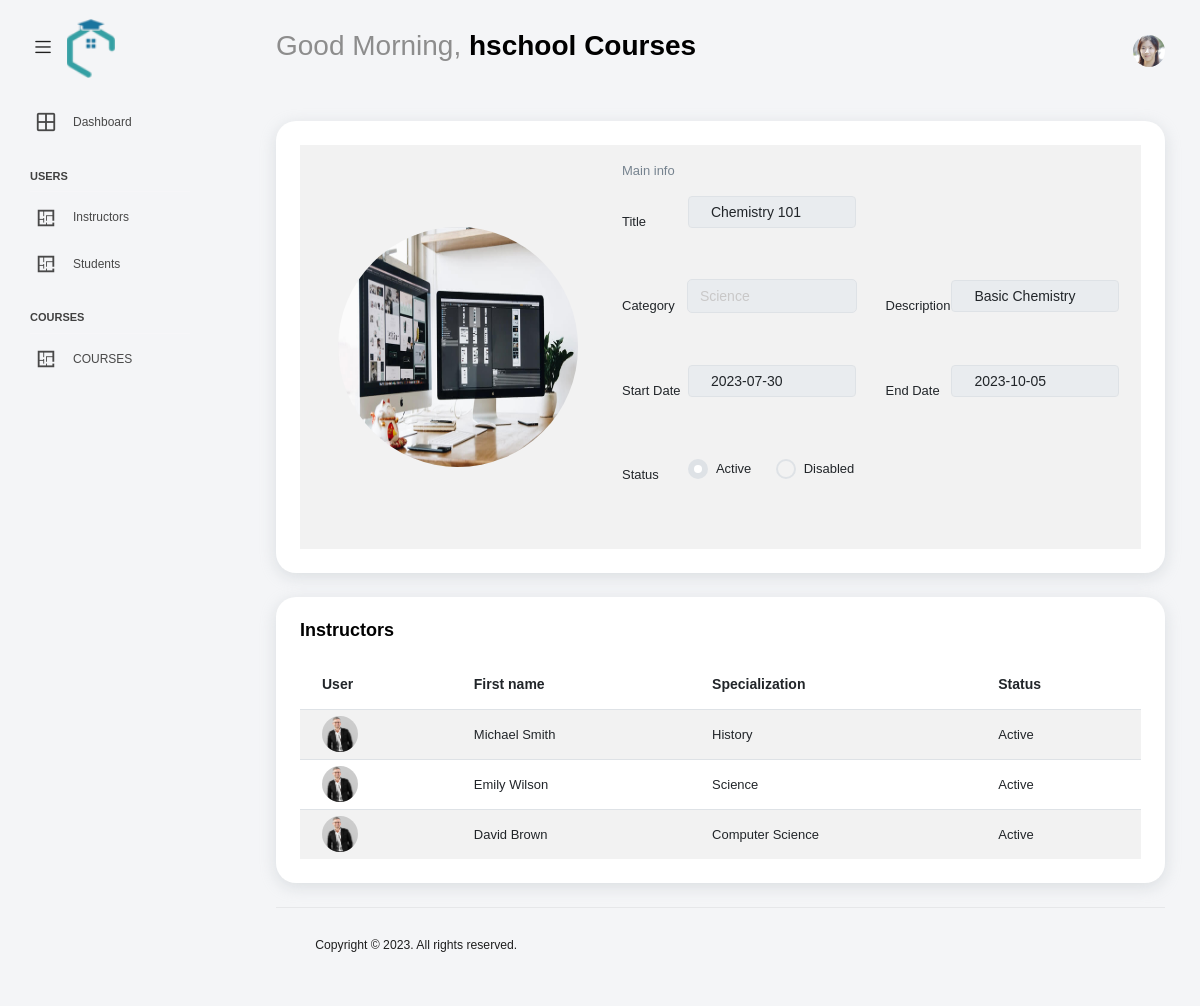
The app's page /trainingprovider_dashboard/courseDisplay.php?course_id=10 with its own data.
### tables this page shows
CREATE TABLE `trainingprovider` (
  `TrainingProviderID` int(11) NOT NULL,
  `FirstName` varchar(255) DEFAULT NULL,
  `LastName` varchar(255) DEFAULT NULL,
  `Email` varchar(255) DEFAULT NULL,
  `Password` varchar(255) DEFAULT NULL
);

CREATE TABLE `course` (
  `CourseID` int(11) NOT NULL,
  `Title` varchar(255) DEFAULT NULL,
  `Category` varchar(255) DEFAULT NULL,
  `Description` varchar(255) DEFAULT NULL,
  `StartDate` date DEFAULT NULL,
  `EndDate` date DEFAULT NULL,
  `Status` enum('Active','Inactive') DEFAULT NULL
);

CREATE TABLE `instructor` (
  `InstructorID` int(11) NOT NULL,
  `FirstName` varchar(255) DEFAULT NULL,
  `LastName` varchar(255) DEFAULT NULL,
  `Gender` enum('Male','Female') DEFAULT NULL,
  `Birthdate` date DEFAULT NULL,
  `Status` enum('Active','Inactive') DEFAULT NULL,
  `Email` varchar(255) DEFAULT NULL,
  `Phone` varchar(255) DEFAULT NULL,
  `Password` varchar(255) DEFAULT NULL,
  `Specialization` varchar(255) DEFAULT NULL,
  `Description` varchar(255) DEFAULT NULL
);

### dashboard.php (called while the page is built, shortened)
<?php
require('../dbm.php');
$dbconn = new DatabaseManager;
$dbconn->connect();
function getTrainingProvider($userID)
{
    global $dbconn;
    $sql = "SELECT * FROM TrainingProvider WHERE TrainingProviderID = $userID";
    $result = $dbconn->query($sql);
    if ($result && $result->num_rows > 0) {
        $row = $result->fetch_assoc();
        return $row;
    } else {
        return null;
    }
}
function getCourse($courseID)
{
    global $dbconn;
    $sql = "SELECT * FROM Course WHERE CourseID = $courseID";
    $result = $dbconn->query($sql);
    if ($result && $result->num_rows > 0) {
        $row = $result->fetch_assoc();
        return $row;
    } else {
        return null;
    }
}
function getInstructorDataByCourseID($courseID)
{
    global $dbconn;
    $sql = "SELECT Instructor.*
            FROM Instructor
            INNER JOIN Course_Instructor ON Instructor.InstructorID = Course_Instructor.InstructorID
            WHERE Course_Instructor.CourseID = $courseID";
    $instructors = array();
    $result = $dbconn->query($sql);
    while ($row = $result->fetch_assoc()) {
        $instructors[] = $row;
    }
    return $instructors;
}
function checkAvailability($courseId, $instructorId) {
    global $dbconn;
    $sql = "SELECT availability FROM Course_Instructor WHERE CourseID = $courseId AND InstructorID = $instructorId";
    $result = $dbconn->query($sql);
    if ($result && mysqli_num_rows($result) > 0) {
        $row = mysqli_fetch_assoc($result);
        $availability = $row['availability'];
        return $availability;
    } else {
        return null;
    }
}
?>

### dbm.php (called while the page is built, shortened)
<?php
if (!class_exists('DatabaseManager')) {
  class DatabaseManager
  {
    private $db_conn;
    private $database = 'h-school';
    private $host = "localhost";
    private $username = "root";
    private $password = "";
    public function connect()
    {
      $this->db_conn = new mysqli($this->host, $this->username, $this->password, $this->database);
    }
    public function query($sql)
    {
      try {
        $this->db_conn->begin_transaction();
        $result = $this->db_conn->query($sql);
        $this->db_conn->commit();
        return $result;
      } catch (PDOException $e) {
        $this->db_conn->rollback();
        die($this->db_conn->error);
      }
    }
  }
}

### trainingprovider_dashboard/courseDisplay.php (the view, shortened to what this page needs)
<?php
if (isset($_GET['course_id'])) {
  $courseID = $_GET['course_id'];
}
?>
<!DOCTYPE html>
<html lang="en">
<?php include('head.inc.php'); ?>
<body>
  <div class="container-scroller">
    <header>
      <?php include('navBar.inc.php');
      $course = getCourse($courseID);
      $courseImg = "../student/assets/img/courses/course-1.jpg";
      ?>
    </header>
    <div class="container-fluid page-body-wrapper">
      <section class="sidebar sidebar-offcanvas" id="sideBar">
        <?php include('sidBar.inc.php'); ?>
      </section>
      <div class="main-panel">
        <div class="content-wrapper">
          <div class="row">
            <div class="col-12 grid-margin ">
              <div class="card ">
                <div class="card-body">
                  <div class="table-responsive">
                    <table class="table table-striped">
                      <tbody>
                        <tr>
                          <td class="py-1">
                            <?php
                            echo '<img style="width: 15rem; height: 15rem; margin-left: 1rem;" src="' . $courseImg . '"
                              alt="image" />';
                            ?>
                          </td>
                          <td class="py-xl-3">
                            <form >
                              <p class="card-description">
                                Main info
                              </p>
                              <div class="row">
                                <div class="col-md-6">
                                  <div class="form-group row">
                                    <label class="col-sm-3 col-form-label">Title</label>
                                    <div class="col-sm-9">
                                      <input type="text" class="form-control" value="<?php echo $course['Title']; ?>"
                                        disabled />
                                    </div>
                                  </div>
                                </div>
                              </div>
                              <div class="row">
                                <div class="col-md-6">
                                  <div class="form-group row">
                                    <label class="col-sm-3 col-form-label">Category</label>
                                    <div class="col-sm-9">
                                      <select class="form-control" disabled>
                                        <option>
                                          <?php echo $course['Category']; ?>
                                        </option>
                                      </select>
                                    </div>
                                  </div>
                                </div>
                                <div class="col-md-6">
                                  <div class="form-group row">
                                    <label class="col-sm-3 col-form-label">Description</label>
                                    <div class="col-sm-9">
                                      <input class="form-control" value="<?php echo $course['Description']; ?>"
                                        disabled />
                                    </div>
                                  </div>
                                </div>
                              </div>
                              <div class="row">
                                <div class="col-md-6">
                                  <div class="form-group row">
                                    <label class="col-sm-3 col-form-label">Start Date</label>
                                    <div class="col-sm-9">
                                      <input class="form-control" placeholder="dd/mm/yyyy"
                                        value="<?php echo $course['StartDate']; ?>" disabled />
                                    </div>
                                  </div>
                                </div>
                                <div class="col-md-6">
                                  <div class="form-group row">
                                    <label class="col-sm-3 col-form-label">End Date</label>
                                    <div class="col-sm-9">
                                      <input class="form-control" placeholder="dd/mm/yyyy"
                                        value="<?php echo $course['EndDate']; ?>" disabled />
                                    </div>
                                  </div>
                                </div>
                                <div class="col-md-6">
                                  <div class="form-group row">
                                    <label class="col-sm-3 col-form-label">Status</label>
                                    <div class="col-sm-4">
                                      <div class="form-check">
                                        <label class="form-check-label">
                                          Active
                                        </label>
                                      </div>
                                    </div>
                                    <div class="col-sm-5">
                                      <div class="form-check">
                                        <label class="form-check-label">
                                          Disabled
                                        </label>
                                      </div>
                                    </div>
                                  </div>
                                </div>
                              </div>
                            </form>
                          </td>
                        </tr>
                      </tbody>
                    </table>
                  </div>
                </div>
              </div>
            </div>
            <section id="table">
              <div class="col-lg-12 grid-margin stretch-card">
                <div class="card">
                  <div class="card-body">
                    <div class="row">
                      <div class="col-9">
                        <h4 class="card-title">Instructors</h4>
                      </div>
                    </div>
                    <div class="table-responsive">
                      <table class="table table-striped">
                        <thead>
                          <tr>
                            <th>
                              User
                            </th>
                            <th>
                              First name
                            </th>
                            <th>
                              Specialization
                            </th>
                            <th>
                              Status
                            </th>
                          </tr>
                        </thead>
                        <tbody>
                          <?php
                          $instructors = getInstructorDataByCourseID($courseID);
                          foreach ($instructors as $instructor) {
                            $availability = checkAvailability($courseID, $instructor['InstructorID']);
                            if ($availability == 'available')
                             {
                            $instructorImg = "../student/assets/img/trainers/trainer-1.jpg";
                            ?>
                            <tr>
                              <td class="py-1">
                                <?php
                                echo '<img src="' . $instructorImg . '" alt="image" />';
                                ?>
                              </td>
                              <td>
                                <?php echo $instructor['FirstName'] . ' ' . $instructor['LastName']; ?>
                              </td>
                              <td>
                                <div class="">
                                  <?php echo $instructor['Specialization']; ?>
                                </div>
                              </td>
                              <td>
                                <?php echo $instructor['Status']; ?>
                              </td>
                            </tr>
                            <?php
                             }
                          }
                          ?>
                        </tbody>
                      </table>
                    </div>
                  </div>
                </div>
              </div>
            </section>
          </div>
          <?php include('footer.inc.php'); ?>
        </div>
      </div>
    </div>
</body>
</html>

### trainingprovider_dashboard/navBar.inc.php (shortened to what this page needs)
<?php
require('../dbm.php');
include('../dashboard.php');
$dbconn = new DatabaseManager;
?>
<header>
      <?php
      if (isset($_SESSION['user_id'])) {
        $user_id = $_SESSION['user_id'];
        echo "<script>console.log('Course ID from session: $user_id');</script>";
      } else {
        $user_id = 1;
      }
        $user = getTrainingProvider($user_id);
      ?>
      <nav class="navbar default-layout col-lg-12 col-12 p-0 fixed-top d-flex align-items-top flex-row">
        <div class="text-center navbar-brand-wrapper d-flex align-items-center justify-content-start">
          <div class="me-3">
            <button class="navbar-toggler navbar-toggler align-self-center" type="button" data-bs-toggle="minimize">
              <span class="icon-menu"></span>
            </button>
          </div>
          <div class="custom-navbar">
            <a class="navbar-brand brand-logo" href="index.php">
              <img src="../assets/images/logo.png" alt="logo" />
            </a>
          </div>
        </div>
        <div class="navbar-menu-wrapper d-flex align-items-top">
          <ul class="navbar-nav">
            <li class="nav-item font-weight-semibold d-none d-lg-block ms-0">
              <?php
              echo '<h1 class=" welcome-text"> Good Morning, <span class="text-black fw-bold"> ' . $user['FirstName'] . " " . $user['LastName'] . '</span></h1>';
              ?>
            </li>
          </ul>
          <ul class="navbar-nav ms-auto">
            <li class="nav-item dropdown d-none d-lg-block user-dropdown">
              <a class="nav-link" id="UserDropdown" href="#" data-bs-toggle="dropdown" aria-expanded="false">
              <img src="../student/assets/img/students/2.jpg"  class="img-xs rounded-circle" alt="Profile image" />
            </li>
          </ul>
        </div>
      </nav>
    </header>

### records on screen
trainingprovider: FirstName "hschool", LastName "Courses"
course: Title "Chemistry 101", Category "Science", Description "Basic Chemistry", StartDate "2023-07-30", EndDate "2023-10-05"
instructor: FirstName "Michael", LastName "Smith", Specialization "History", Status "Active"
instructor: FirstName "Emily", LastName "Wilson", Specialization "Science", Status "Active"
instructor: FirstName "David", LastName "Brown", Specialization "Computer Science", Status "Active"
